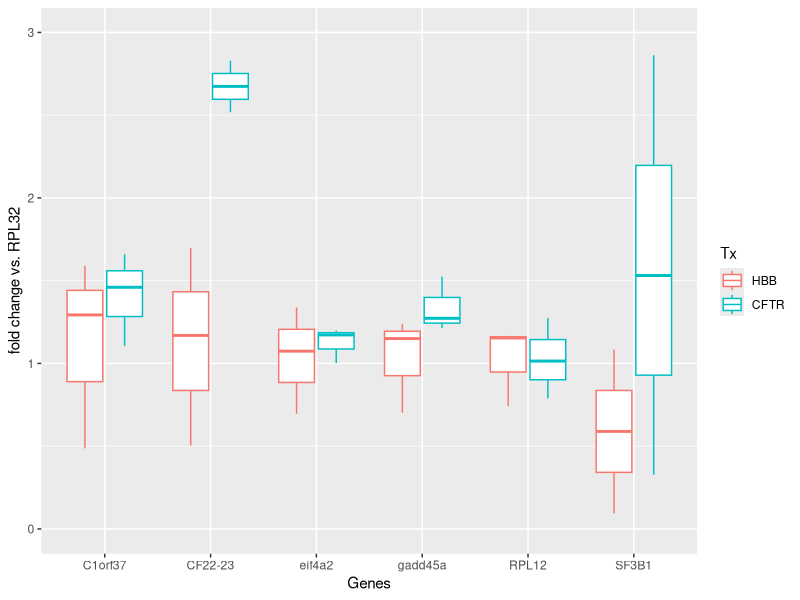

The R script that drew this image:
## ---- chunk 1
knitr::opts_chunk$set(echo = TRUE)
## ---- chunk 2
getwd()
library(ggplot2)
qpcr<-read.csv("exp1927_fc.csv", stringsAsFactors = FALSE)
qpcr<-qpcr[!is.na(qpcr$fc),]
qpcr$Tx<-factor(qpcr$Tx, levels = unique(qpcr$Tx))
qpcr$Gene<-factor(qpcr$Gene, levels = unique(qpcr$Gene))
genes<-levels(qpcr$Gene)
qpcr.test<-list()

for(n in 1:length(genes)) {
  sets<-which(qpcr$Gene == genes[n])
  qpcr.test[[n]] <- lm(fc ~ Tx,data = qpcr[sets,])
}

  coef(summary(qpcr.test[[1]]))
  coef(summary(qpcr.test[[2]]))
  coef(summary(qpcr.test[[3]]))
  coef(summary(qpcr.test[[4]]))
  coef(summary(qpcr.test[[5]]))
  coef(summary(qpcr.test[[6]]))

ggplot(data = qpcr) + geom_boxplot(aes(x = Gene, y = fc, color = Tx)) + xlab("Genes") +ylab("fold change vs. RPL32") + ylim(0,3)
